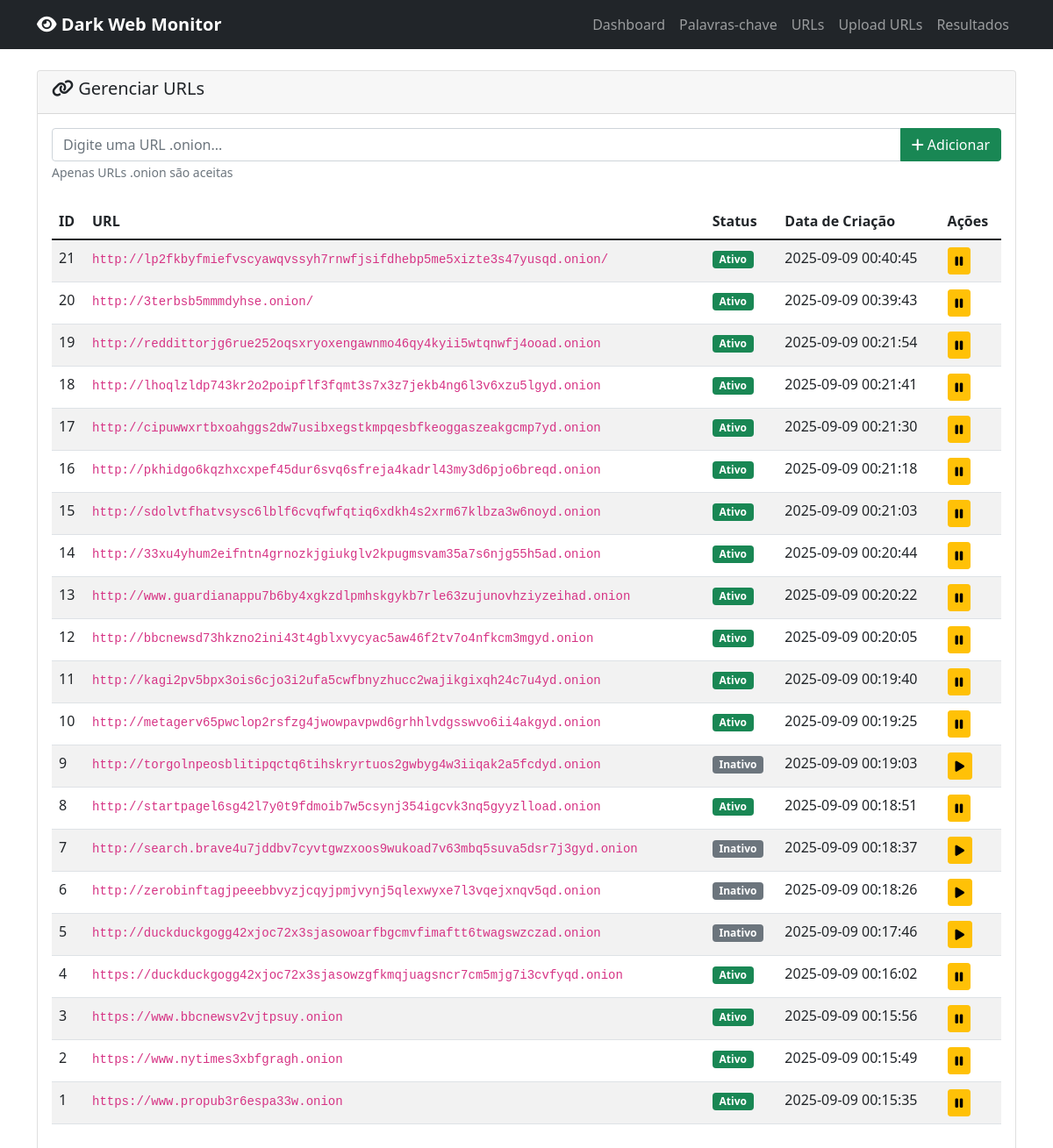
The app's page /urls with its own data.
### tables this page shows
CREATE TABLE urls (
            id INTEGER PRIMARY KEY AUTOINCREMENT,
            url TEXT UNIQUE NOT NULL,
            active BOOLEAN DEFAULT 1,
            created_at TIMESTAMP DEFAULT CURRENT_TIMESTAMP
        );

### app.py (the view)
@app.route('/urls')
def urls():
    conn = sqlite3.connect('darkweb_monitor.db')
    cursor = conn.cursor()
    cursor.execute('SELECT * FROM urls ORDER BY created_at DESC')
    urls_list = cursor.fetchall()
    conn.close()
    return render_template('urls.html', urls=urls_list)

### templates/urls.html (shortened to what this page needs)
{% extends "base.html" %}
{% block content %}
<div class="row">
    <div class="col-md-12">
        <div class="card">
            <div class="card-header">
                <h5><i class="fas fa-link"></i> Gerenciar URLs</h5>
            </div>
            <div class="card-body">
                <form method="POST" action="{{ url_for('add_url') }}" class="mb-4">
                    <div class="input-group">
                        <input type="url" class="form-control" name="url" placeholder="Digite uma URL .onion..." required>
                        <button class="btn btn-success" type="submit">
                            <i class="fas fa-plus"></i> Adicionar
                        </button>
                    </div>
                    <small class="form-text text-muted">Apenas URLs .onion são aceitas</small>
                </form>
                <div class="table-responsive">
                    <table class="table table-striped">
                        <thead>
                        <tr>
                            <th>ID</th>
                            <th>URL</th>
                            <th>Status</th>
                            <th>Data de Criação</th>
                            <th>Ações</th>
                        </tr>
                        </thead>
                        <tbody>
                        {% for url in urls %}
                        <tr>
                            <td>{{ url[0] }}</td>
                            <td><code>{{ url[1] }}</code></td>
                            <td>
                                {% if url[2] %}
                                    <span class="badge bg-success">Ativo</span>
                                {% else %}
                                    <span class="badge bg-secondary">Inativo</span>
                                {% endif %}
                            </td>
                            <td>{{ url[3] }}</td>
                            <td>
                                <a href="{{ url_for('toggle_url', url_id=url[0]) }}"
                                   class="btn btn-sm btn-warning">
                                    {% if url[2] %}
                                        <i class="fas fa-pause"></i>
                                    {% else %}
                                        <i class="fas fa-play"></i>
                                    {% endif %}
                                </a>
                            </td>
                        </tr>
                        {% else %}
                        <tr>
                            <td colspan="5" class="text-center text-muted">Nenhuma URL configurada</td>
                        </tr>
                        {% endfor %}
                        </tbody>
                    </table>
                </div>
            </div>
        </div>
    </div>
</div>
{% endblock %}

### records on screen
urls: id "21", url "http://lp2fkbyfmiefvscyawqvssyh7rnwfjsifdhebp5me5xizte3s47yusqd.onion/", active "Ativo", created_at "2025-09-09 00:40:45"
urls: id "20", url "http://3terbsb5mmmdyhse.onion/", active "Ativo", created_at "2025-09-09 00:39:43"
urls: id "19", url "http://reddittorjg6rue252oqsxryoxengawnmo46qy4kyii5wtqnwfj4ooad.onion", active "Ativo", created_at "2025-09-09 00:21:54"
urls: id "18", url "http://lhoqlzldp743kr2o2poipflf3fqmt3s7x3z7jekb4ng6l3v6xzu5lgyd.onion", active "Ativo", created_at "2025-09-09 00:21:41"
urls: id "17", url "http://cipuwwxrtbxoahggs2dw7usibxegstkmpqesbfkeoggaszeakgcmp7yd.onion", active "Ativo", created_at "2025-09-09 00:21:30"
urls: id "16", url "http://pkhidgo6kqzhxcxpef45dur6svq6sfreja4kadrl43my3d6pjo6breqd.onion", active "Ativo", created_at "2025-09-09 00:21:18"
urls: id "15", url "http://sdolvtfhatvsysc6lblf6cvqfwfqtiq6xdkh4s2xrm67klbza3w6noyd.onion", active "Ativo", created_at "2025-09-09 00:21:03"
urls: id "14", url "http://33xu4yhum2eifntn4grnozkjgiukglv2kpugmsvam35a7s6njg55h5ad.onion", active "Ativo", created_at "2025-09-09 00:20:44"
urls: id "13", url "http://www.guardianappu7b6by4xgkzdlpmhskgykb7rle63zujunovhziyzeihad.onion", active "Ativo", created_at "2025-09-09 00:20:22"
urls: id "12", url "http://bbcnewsd73hkzno2ini43t4gblxvycyac5aw46f2tv7o4nfkcm3mgyd.onion", active "Ativo", created_at "2025-09-09 00:20:05"
urls: id "11", url "http://kagi2pv5bpx3ois6cjo3i2ufa5cwfbnyzhucc2wajikgixqh24c7u4yd.onion", active "Ativo", created_at "2025-09-09 00:19:40"
urls: id "10", url "http://metagerv65pwclop2rsfzg4jwowpavpwd6grhhlvdgsswvo6ii4akgyd.onion", active "Ativo", created_at "2025-09-09 00:19:25"
urls: id "9", url "http://torgolnpeosblitipqctq6tihskryrtuos2gwbyg4w3iiqak2a5fcdyd.onion", active "Inativo", created_at "2025-09-09 00:19:03"
urls: id "8", url "http://startpagel6sg42l7y0t9fdmoib7w5csynj354igcvk3nq5gyyzlload.onion", active "Ativo", created_at "2025-09-09 00:18:51"
urls: id "7", url "http://search.brave4u7jddbv7cyvtgwzxoos9wukoad7v63mbq5suva5dsr7j3gyd.onion", active "Inativo", created_at "2025-09-09 00:18:37"
urls: id "6", url "http://zerobinftagjpeeebbvyzjcqyjpmjvynj5qlexwyxe7l3vqejxnqv5qd.onion", active "Inativo", created_at "2025-09-09 00:18:26"
urls: id "5", url "http://duckduckgogg42xjoc72x3sjasowoarfbgcmvfimaftt6twagswzczad.onion", active "Inativo", created_at "2025-09-09 00:17:46"
urls: id "4", url "https://duckduckgogg42xjoc72x3sjasowzgfkmqjuagsncr7cm5mjg7i3cvfyqd.onion", active "Ativo", created_at "2025-09-09 00:16:02"
urls: id "3", url "https://www.bbcnewsv2vjtpsuy.onion", active "Ativo", created_at "2025-09-09 00:15:56"
urls: id "2", url "https://www.nytimes3xbfgragh.onion", active "Ativo", created_at "2025-09-09 00:15:49"
urls: id "1", url "https://www.propub3r6espa33w.onion", active "Ativo", created_at "2025-09-09 00:15:35"
